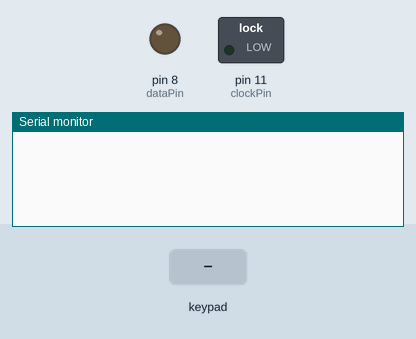
Simulated run of this sketch. Board: Arduino Mega 2560, built with avr-gcc and run on an emulated ATmega2560. On the bench: switched loads named in the sketch (green lamp = pin HIGH), output pins drawn as LEDs (lit = HIGH), the last lines printed to the serial monitor. The inputs (shaded band) are chosen by the test bench.

Above: at 1.2 s.
1.3 s: key '1' pressed
At 2.4 s:
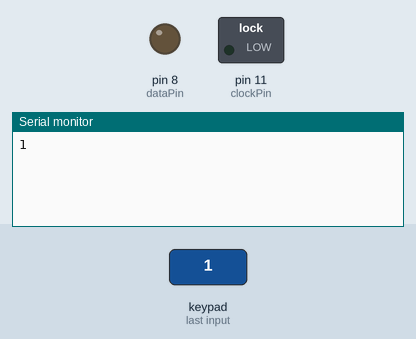
2.8 s: keypad keys 2 2 2 4 2 6 2 8 # pressed 0.4 s apart
At 7.1 s:
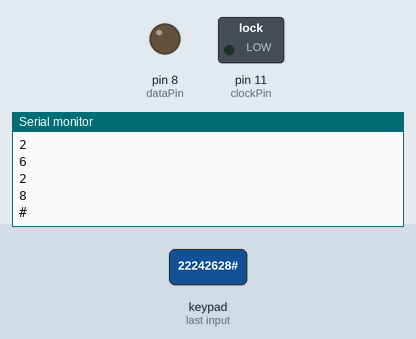
7.9 s: key '*' pressed
At 8.8 s:
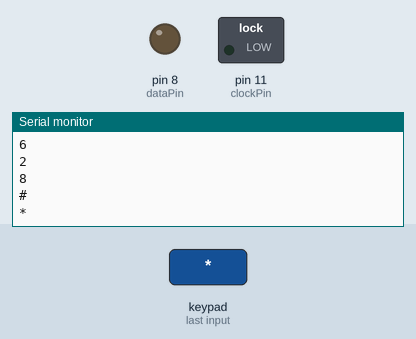
Timing chart, 0 to 10.9 s (numbered marks = the images above; inputs shaded):
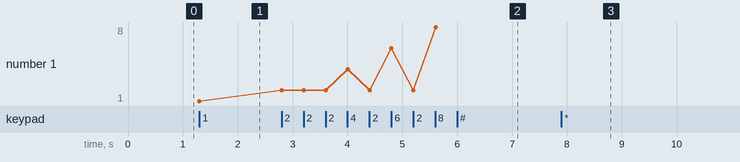

The sketch:

04_09_Keypad_7SegLED_Start.ino
```cpp
// this program is to interface 7segled with keypad
#include <Keypad.h>

// intializing the rows and cols on the keypad
const byte ROWS=4;
const byte COLS=3;

char mykeys[ROWS][COLS]={
  {'1','2','3'},
  {'4','5','6'},
  {'7','8','9'},
  {'*','0','#'}
};

byte rowPins[ROWS]={22,24,26,28};
byte colPins[COLS]={30,32,34};

Keypad keypad1=Keypad(makeKeymap(mykeys),rowPins,colPins,ROWS,COLS);

//identifying the pins of the shift register
const int dataPin=8; // connecting serial data pin in the shift register to pin 8 in arduino
const int latchPin=10; // connecting latch clock pin in the shift register to pin 10 in arduino
const int clockPin=11; // connecting shift clock pin in the shift register to pin 11 in arduino

int dataArray[10]={0B00000011,0B10011111,0B00100101,0B00001101,0B10011001,0B01001001,0B01000001,
0B00011111,0B00000001,0B00001001};

void setup() {
  // put your setup code here, to run once:
pinMode(latchPin,OUTPUT);
pinMode(clockPin,OUTPUT);
pinMode(dataPin,OUTPUT);

Serial.begin(9600);

}

void loop()
{
  char keypressed=keypad1.getKey();

  if(keypressed)
    {
       Serial.println(keypressed);
    }
 }
```

Measured:
- after the input at 1.3 s, the serial monitor: prints a new line at once (image 1)
- after the input at 2.8 s, the serial monitor: prints a new line at once (image 2)
- after the input at 7.9 s, the serial monitor: prints a new line at once (image 3)
- plotted number 1: 1 → 8 after the input at 2.8 s
